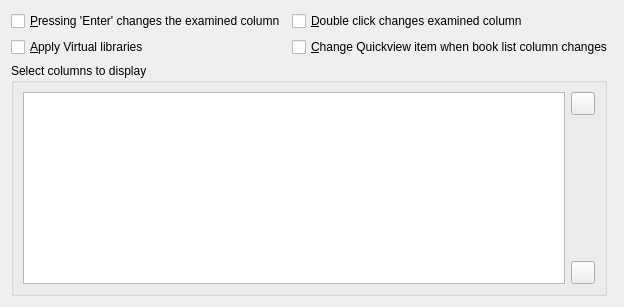
     <widget class="QWidget" name="quickview_tab">
      <attribute name="icon">
       <iconset resource="../../../../resources/images.qrc">
        <normaloff>:/images/quickview.png</normaloff>:/images/quickview.png</iconset>
      </attribute>
      <attribute name="title">
       <string>&amp;Quickview</string>
      </attribute>
      <layout class="QGridLayout" name="gridLayout_122">
       <item row="1" column="0" colspan="2">
        <layout class="QGridLayout" name="gridLayout_122">
         <item row="2" column="0">
          <widget class="QCheckBox" name="opt_qv_respects_vls">
           <property name="toolTip">
            <string>Check this box to make Quickview show books only in the
current Virtual library. If unchecked, Quickview ignores Virtual libraries. If
unchecked then only row changes are taken into account.</string>
           </property>
           <property name="text">
            <string>&amp;Apply Virtual libraries</string>
           </property>
          </widget>
         </item>
         <item row="2" column="1">
          <widget class="QCheckBox" name="opt_qv_follows_column">
           <property name="toolTip">
            <string>Check this box to make Quickview change the column being examined
when the column in the book list is changed using the cursor arrow keys</string>
           </property>
           <property name="text">
            <string>&amp;Change Quickview item when book list column changes</string>
           </property>
          </widget>
         </item>
         <item row="1" column="0">
          <widget class="QCheckBox" name="opt_qv_retkey_changes_column">
           <property name="toolTip">
            <string>Pressing 'Enter' in a cell changes both the book and the
column being examined (the left-hand pane)</string>
           </property>
           <property name="text">
            <string>&amp;Pressing 'Enter' changes the examined column</string>
           </property>
          </widget>
         </item>
         <item row="1" column="1">
          <widget class="QCheckBox" name="opt_qv_dclick_changes_column">
           <property name="toolTip">
            <string>Double-clicking in a cell changes both the book and the
column being examined (the left-hand pane)</string>
           </property>
           <property name="text">
            <string>&amp;Double click changes examined column</string>
           </property>
          </widget>
         </item>
        </layout>
       </item>
       <item row="3" column="0" rowspan="2">
        <widget class="QGroupBox" name="groupBox">
         <property name="title">
          <string>Select columns to display</string>
         </property>
         <layout class="QGridLayout" name="gridLayout_32">
          <item row="0" column="1">
           <widget class="QToolButton" name="qv_up_button">
            <property name="toolTip">
             <string>Move up</string>
            </property>
            <property name="icon">
             <iconset resource="../../../../resources/images.qrc">
              <normaloff>:/images/arrow-up.png</normaloff>:/images/arrow-up.png</iconset>
            </property>
           </widget>
          </item>
          <item row="2" column="1">
           <widget class="QToolButton" name="qv_down_button">
            <property name="toolTip">
             <string>Move down</string>
            </property>
            <property name="icon">
             <iconset resource="../../../../resources/images.qrc">
              <normaloff>:/images/arrow-down.png</normaloff>:/images/arrow-down.png</iconset>
            </property>
           </widget>
          </item>
          <item row="0" column="0" rowspan="3">
           <widget class="QListView" name="qv_display_order">
            <property name="alternatingRowColors">
             <bool>true</bool>
            </property>
           </widget>
          </item>
          <item row="1" column="1">
           <spacer name="verticalSpacer_5">
            <property name="orientation">
             <enum>Qt::Vertical</enum>
            </property>
            <property name="sizeHint" stdset="0">
             <size>
              <width>20</width>
              <height>40</height>
             </size>
            </property>
           </spacer>
          </item>
         </layout>
        </widget>
       </item>
      </layout>
     </widget>
